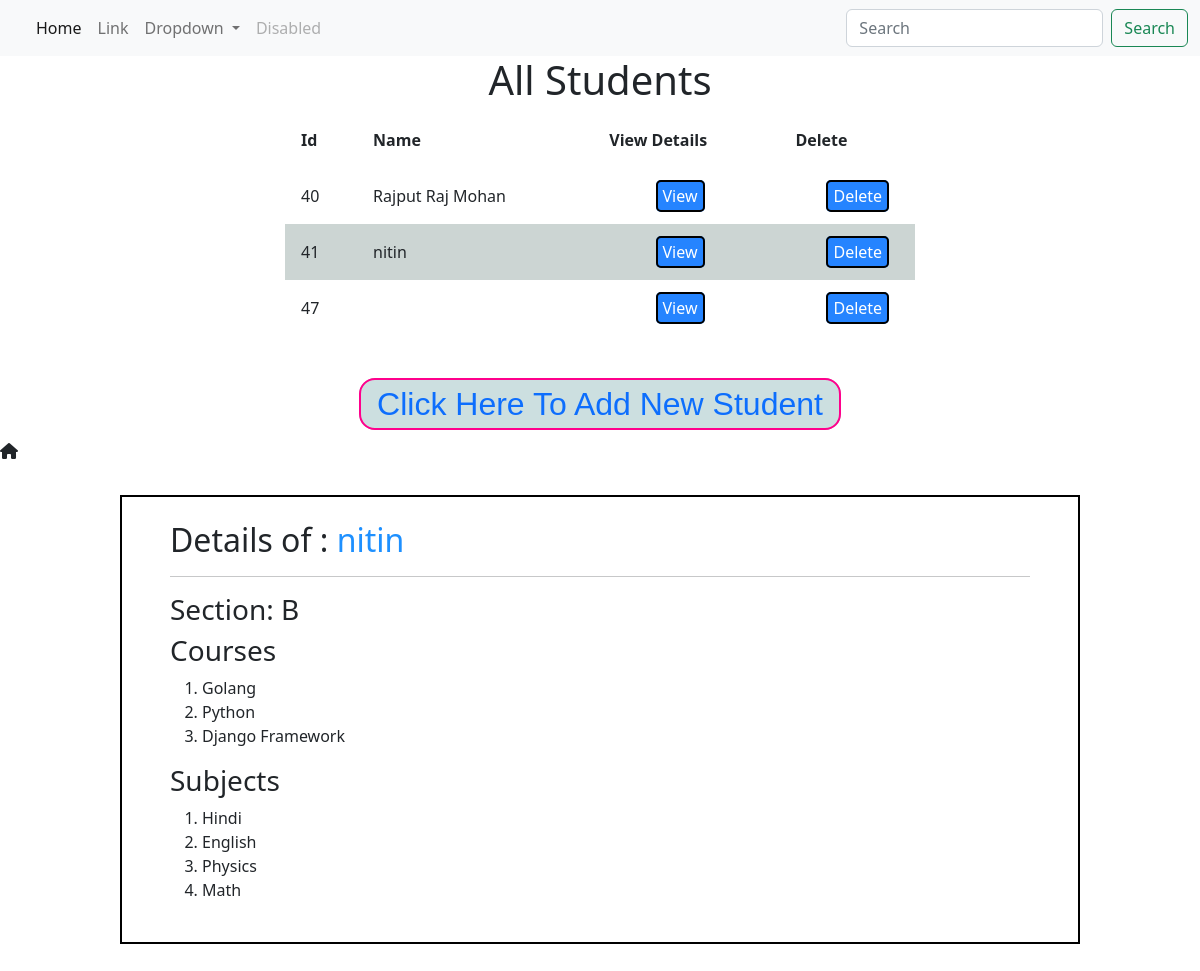
Screenshot of /show/41/ with the database file from the repository.
### core/models.py (models this page shows, shortened)
class Student(models.Model):
    student_name = models.CharField(max_length=100, default="")

class Section(models.Model):
    student = models.OneToOneField(
        Student, on_delete=models.CASCADE, related_name="section",)
    select_section = (
        ("A", "A"),
        ("B", "B"),
        ("C", "C"),
        ("D", "D"),
        ("E", "E")
    )
    section_name = models.CharField(max_length=10, choices=select_section)

class Course(models.Model):
    course_choices = (
        ("Python", "Python"),
        ("Java", "Java"),
        ("Django Framework", "Django Framework"),
        ("Golang", "Golang"),
        ("Machine Learning", "Machine Learning"),
        ("DBMS", "DBMS"),
    )
    student = models.ForeignKey(
        Student, on_delete=models.CASCADE, related_name="course")
    course_name = models.CharField(
        max_length=100, default="", choices=course_choices)

class Subject(models.Model):
    select_subject = (
        ("Hindi", "Hindi"),
        ("English", "English"),
        ("Math", "Math"),
        ("Physics", "Physics"),
        ("Social Science", "Social Science"),
        ("Chemistry", "Chemistry"),
    )
    student = models.ManyToManyField(Student, related_name="subject")
    subject_name = models.CharField(max_length=30, choices=select_subject)

### core/views.py (the view)
# urls.py: path("show/<int:id>/", views.show, name="show"),
def show(request, id):
    students = Student.objects.all()
    student = Student.objects.get(pk=id)
    context = {
        'students': students,
        'student': student
    }
    return render(request, "core/home.html", context)

### core/templates/core/home.html
{% extends 'core/base.html' %}
{% block content %}
<center>
    <h1>All Students</h1>
</center>
<div class="container-student">
    <table>
        <head>
            <tr>
                <th>Id</th>
                <th>Name</th>
                <th>View Details</th>
                <th>Delete</th>
            </tr>
        </head>
        <tbody>
            {% for student in students %}
            <tr>
                <td>{{student.id}}</td>
                <td>{{student.student_name}}</td>
                <td class="center"><a href="{% url 'show' student.id %}">View</a></td>
                <td class="center"><a href="{% url 'delete' student.id %}">Delete</a></td>
            </tr>
            {% endfor %}
        </tbody>
    </table>
</div>
<h2 class="click-here text-danger">
    <a href="{% url 'addstudent' %}">Click Here To add new student
    </a>
</h2>
<i class="fa-solid fa-house"></i>
{% if student %}
<div class="details">
    <h2 class="name">Details of : <span>{{student.student_name}}</span></h2>
    <hr>
    <h3>Section: {{student.section.section_name}}</h3>
    <h3>Courses</h3>
    <ol>
        {% for course in student.course.all %}
        <li>{{ course.course_name }}</li>
        {% endfor %}
    </ol>
    <h3>Subjects</h3>
    <ol>
        {% for sub in student.subject.all %}
        <li>{{ sub.subject_name }}</li>
        {% endfor %}
    </ol>
</div>
{% endif %}
{% endblock content %}

### core/static/css/core.css (style rules this page uses)
:root { --color-primary: #2584ff; --color-secondary: rgb(69, 255, 140); }
h1 { animation: heading 4s linear infinite alternate; font-size: 3rem; }
table a { text-decoration: none; border: 2px solid black; color: rgb(255, 255, 255); padding: 3px 5px; border-radius: 5px; background-color: var(--color-primary); position: relative; left: 30%; transition: all 200ms; }
table { border-collapse: collapse; padding: 12px; width: 90%; margin: auto; }
.container-student { margin: auto; width: clamp(600px, 60%, 700px); }
.click-here { margin: auto; margin-top: 2rem; padding: 1rem; }
.click-here { width: 80%; text-align: center; }
tr:nth-child(even) { background-color: #ccd5d3; }
tr { transition: all 500ms; }
.click-here a { text-decoration: none; background-color: rgb(204, 223, 224); border: rgb(255, 0, 140) solid 2px; padding: .4rem 1rem; border-radius: 1rem; text-transform: capitalize; font-family: Arial, Helvetica, sans-serif; }
tr, th, td { border: 1px solid; padding: 1rem; }
.details { width: 80%; margin: 2rem auto; border: 2px solid black; padding: 1.5rem 3rem; }
.details .name span { color: dodgerblue; font-weight: normal; }

### rows the page displays
Student: id "40", student_name "Rajput Raj Mohan"
Student: id "41", student_name "nitin", section.section_name "B"
Student: id "47"
Course: course_name "Golang"
Course: course_name "Python"
Course: course_name "Django Framework"
Subject: subject_name "Hindi"
Subject: subject_name "English"
Subject: subject_name "Physics"
Subject: subject_name "Math"
